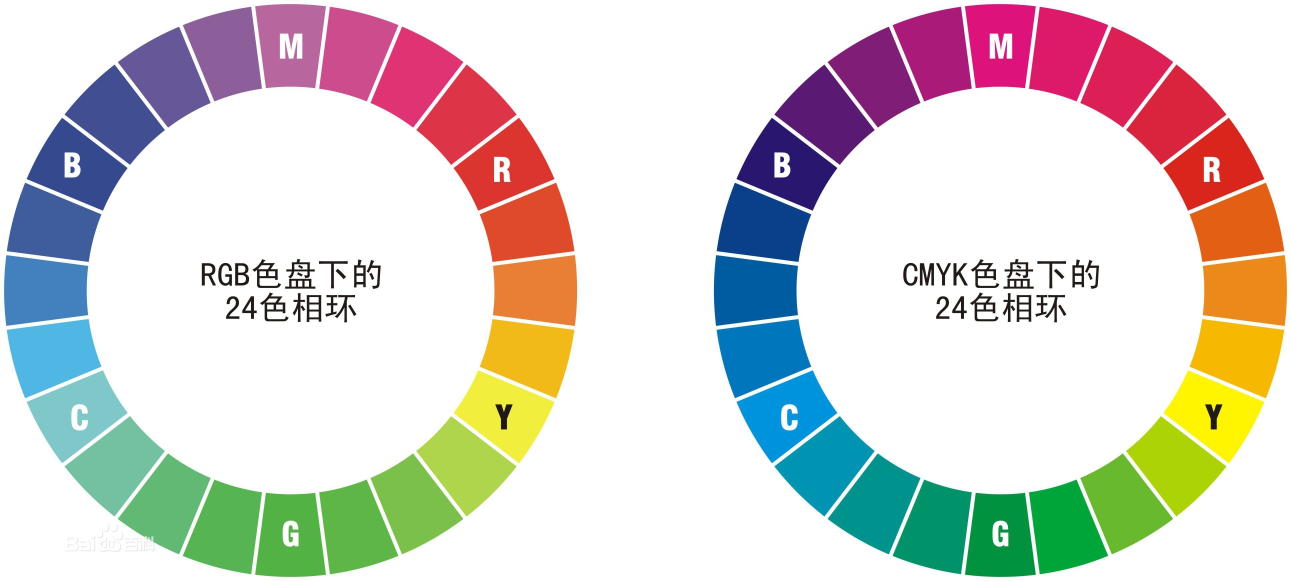
#> input picture picture.jpg, 3873 x 1743 px (shown at 1/3 size)
$ python '感兴趣区域ROI.py'
#> lines starting #> are read from the running program, lines starting #| are printed output that depends on the picture; after the words box and inside, x2 and y2 are one past the last pixel; in counts of white or black regions, pixels touching at a corner belong together
import cv2

img = cv2.imread('.//picture.jpg')
#> img is the input picture: shape (1743, 3873, 3); mean B, G, R 205.3, 210.4, 213.7
img = cv2.resize(img, (640, 480))
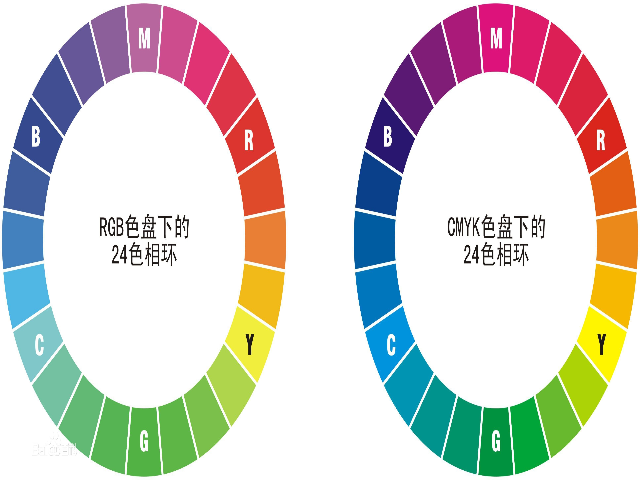
#> img: shape (480, 640, 3); mean B, G, R 205.3, 210.4, 213.8

block = img[300:600, 100:200]  # 截取区域
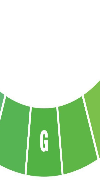
#> block: shape (180, 100, 3); mean B, G, R 189.6, 228.2, 195.9
img[300:600, 0:100] = block  # 填充区域
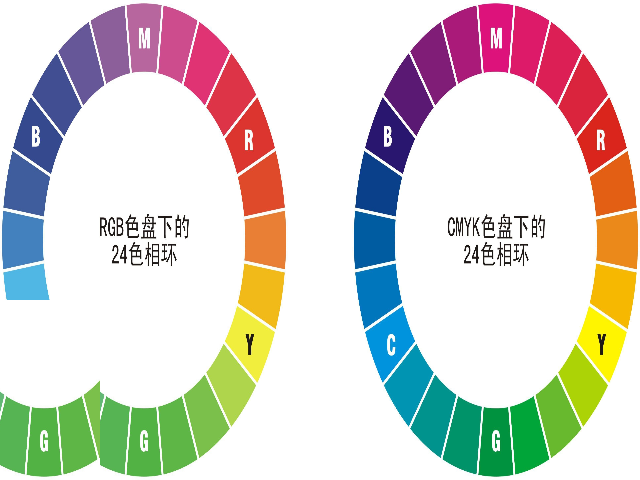
#> img: shape (480, 640, 3); 4.23% of pixels changed, all inside (x1, y1, x2, y2) = (0, 300, 100, 480)

# 显示结果
cv2.namedWindow('Demo')
cv2.resizeWindow('Demo', 640, 480)
cv2.imshow('Demo', img)
# cv2.imshow('Demo_1', block)

cv2.waitKey(0)
